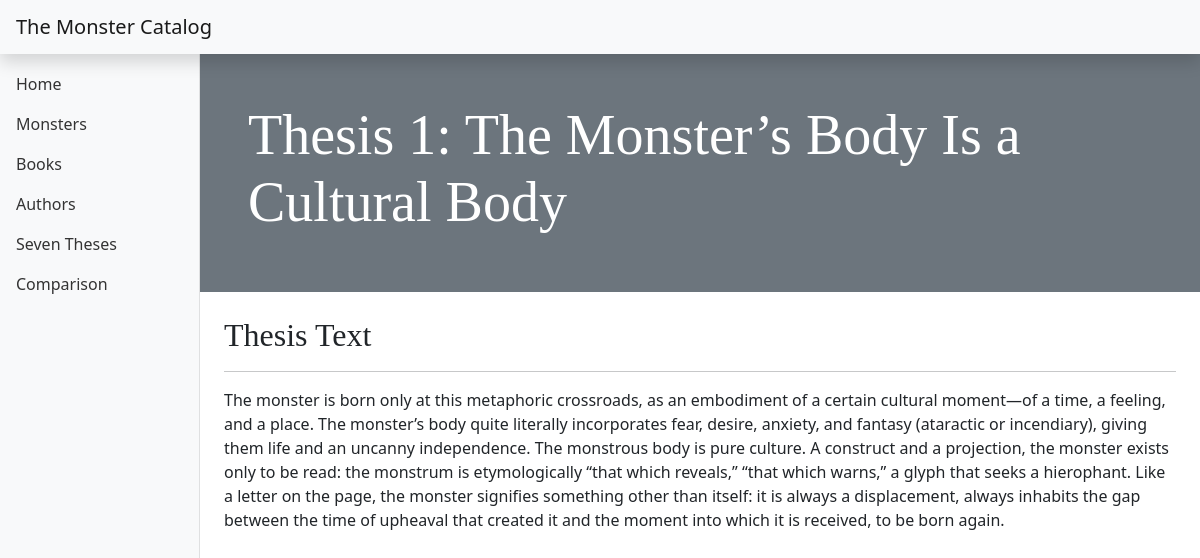
/thesis/1, run on the app's committed database.
### monstercatalog/models.py (models this page shows, shortened)
class MonsterThesis(models.Model):
    title = models.CharField(max_length=255)
    description = models.TextField(blank=True)

### monstercatalog/views.py (the view)
# urls.py: path('thesis/<int:thesis_id>', views.thesis_detail, name='thesis_detail'),
def thesis_detail(request, thesis_id):
    thesis = get_object_or_404(MonsterThesis, pk=thesis_id)
    return render(request, 'monstercatalog/thesis_detail_page.html', {'thesis': thesis})

### monstercatalog/templates/monstercatalog/thesis_detail_page.html
{% extends 'monstercatalog/dash_base.html' %}
{% block main %}
<div class="row">
        <div class="col">
            <div class="bg-secondary p-5 text-white">
                <h1 class="display-4">Thesis {{ thesis.id }}: {{ thesis.title }}</h1>
            </div>
        </div>
    </div>
    <div class="row">
        <div class="col" style="max-width: 80em">
            <div class="row px-4 py-4 gx-5">
                <div class="col">
                    <h2>Thesis Text</h2>
                    <hr>
                    <p style="max-width: 60em; white-space: pre-line">{{ thesis.description }}</p>
                </div>
            </div>
        </div>
    </div>
{% endblock %}

### data on the page
MonsterThesis: id "1", title "The Monster’s Body Is a Cultural Body", description "The monster is born only at this metaphoric crossroads, as an embodiment of a certain cultural moment—of a time, a feeling, and a place. The monster’s body quite literally incorporates fear, desire, anxiety, and fantasy (ataractic or incendiary), giving them life and an uncanny independence. The monstrous body is pure culture. A construct and a projection, the monster exists only to be read: the monstrum is etymologically “that which reveals,” “that which warns,” a glyph that seeks a hierophant. Like a letter on the page, the monster signifies something other than itself: it is always a displacement, always inhabits the gap between the time of upheaval that created it and the moment into…"
